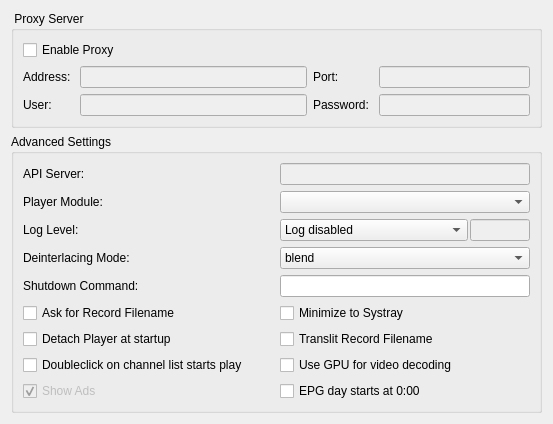
     <widget class="QWidget" name="tabAdvanced">
      <property name="enabled">
       <bool>true</bool>
      </property>
      <attribute name="title">
       <string>&amp;Advanced</string>
      </attribute>
      <layout class="QVBoxLayout" name="verticalLayout_3">
       <item>
        <widget class="QGroupBox" name="groupProxy">
         <property name="title">
          <string> Proxy Server </string>
         </property>
         <layout class="QGridLayout" name="gridLayout_3" columnstretch="0,60,0,40">
          <item row="0" column="0" colspan="2">
           <widget class="QCheckBox" name="useProxy">
            <property name="text">
             <string>Enable Proxy</string>
            </property>
           </widget>
          </item>
          <item row="1" column="0">
           <widget class="QLabel" name="label_5">
            <property name="minimumSize">
             <size>
              <width>0</width>
              <height>0</height>
             </size>
            </property>
            <property name="text">
             <string>Address: </string>
            </property>
           </widget>
          </item>
          <item row="1" column="1">
           <widget class="QLineEdit" name="lineProxyHost">
            <property name="enabled">
             <bool>false</bool>
            </property>
           </widget>
          </item>
          <item row="1" column="2">
           <widget class="QLabel" name="label_6">
            <property name="text">
             <string>Port:</string>
            </property>
           </widget>
          </item>
          <item row="1" column="3">
           <widget class="QLineEdit" name="lineProxyPort">
            <property name="enabled">
             <bool>false</bool>
            </property>
            <property name="minimumSize">
             <size>
              <width>0</width>
              <height>0</height>
             </size>
            </property>
           </widget>
          </item>
          <item row="2" column="0">
           <widget class="QLabel" name="label_8">
            <property name="minimumSize">
             <size>
              <width>0</width>
              <height>0</height>
             </size>
            </property>
            <property name="text">
             <string>User: </string>
            </property>
           </widget>
          </item>
          <item row="2" column="1">
           <widget class="QLineEdit" name="lineProxyUser">
            <property name="enabled">
             <bool>false</bool>
            </property>
           </widget>
          </item>
          <item row="2" column="2">
           <widget class="QLabel" name="label_7">
            <property name="text">
             <string>Password: </string>
            </property>
           </widget>
          </item>
          <item row="2" column="3">
           <widget class="QLineEdit" name="lineProxyPassword">
            <property name="enabled">
             <bool>false</bool>
            </property>
            <property name="echoMode">
             <enum>QLineEdit::Password</enum>
            </property>
           </widget>
          </item>
         </layout>
        </widget>
       </item>
       <item>
        <widget class="QGroupBox" name="groupAdvanced">
         <property name="title">
          <string>Advanced Settings</string>
         </property>
         <layout class="QGridLayout" name="gridLayout" columnstretch="5,5">
          <item row="0" column="0">
           <widget class="QLabel" name="lanApiServer">
            <property name="text">
             <string>API Server: </string>
            </property>
           </widget>
          </item>
          <item row="0" column="1">
           <widget class="QLineEdit" name="lineApiServer">
            <property name="enabled">
             <bool>false</bool>
            </property>
           </widget>
          </item>
          <item row="1" column="0">
           <widget class="QLabel" name="label_15">
            <property name="text">
             <string>Player Module:</string>
            </property>
           </widget>
          </item>
          <item row="1" column="1">
           <widget class="QComboBox" name="cbxPlayerMod"/>
          </item>
          <item row="2" column="0">
           <widget class="QLabel" name="label_11">
            <property name="text">
             <string>Log Level:</string>
            </property>
           </widget>
          </item>
          <item row="2" column="1">
           <layout class="QHBoxLayout" name="horizontalLayout_4" stretch="5,1">
            <property name="spacing">
             <number>2</number>
            </property>
            <item>
             <widget class="QComboBox" name="cbxLogLevel">
              <item>
               <property name="text">
                <string>Log disabled</string>
               </property>
              </item>
              <item>
               <property name="text">
                <string>Log Errors only</string>
               </property>
              </item>
              <item>
               <property name="text">
                <string>Log Errors and Warnings</string>
               </property>
              </item>
              <item>
               <property name="text">
                <string>Log everything</string>
               </property>
              </item>
             </widget>
            </item>
            <item>
             <widget class="QLineEdit" name="lineVlcVerbose">
              <property name="enabled">
               <bool>false</bool>
              </property>
              <property name="minimumSize">
               <size>
                <width>60</width>
                <height>0</height>
               </size>
              </property>
             </widget>
            </item>
           </layout>
          </item>
          <item row="3" column="0">
           <widget class="QLabel" name="label_9">
            <property name="text">
             <string>Deinterlacing Mode: </string>
            </property>
           </widget>
          </item>
          <item row="3" column="1">
           <widget class="QComboBox" name="cbxDeintlMode">
            <item>
             <property name="text">
              <string>blend</string>
             </property>
            </item>
            <item>
             <property name="text">
              <string>bob</string>
             </property>
            </item>
            <item>
             <property name="text">
              <string>discard</string>
             </property>
            </item>
            <item>
             <property name="text">
              <string>linear</string>
             </property>
            </item>
            <item>
             <property name="text">
              <string>mean</string>
             </property>
            </item>
            <item>
             <property name="text">
              <string>x</string>
             </property>
            </item>
            <item>
             <property name="text">
              <string>yadif</string>
             </property>
            </item>
            <item>
             <property name="text">
              <string>yadif2x</string>
             </property>
            </item>
           </widget>
          </item>
          <item row="4" column="0">
           <widget class="QLabel" name="label_13">
            <property name="text">
             <string>Shutdown Command:</string>
            </property>
           </widget>
          </item>
          <item row="4" column="1">
           <widget class="QLineEdit" name="lineShutdown"/>
          </item>
          <item row="5" column="0">
           <widget class="QCheckBox" name="checkAskForName">
            <property name="text">
             <string>Ask for Record Filename</string>
            </property>
           </widget>
          </item>
          <item row="5" column="1">
           <widget class="QCheckBox" name="checkHideToSystray">
            <property name="text">
             <string>Minimize to Systray</string>
            </property>
           </widget>
          </item>
          <item row="6" column="0">
           <widget class="QCheckBox" name="checkDetach">
            <property name="text">
             <string>Detach Player at startup</string>
            </property>
           </widget>
          </item>
          <item row="6" column="1">
           <widget class="QCheckBox" name="checkTranslit">
            <property name="text">
             <string>Translit Record Filename</string>
            </property>
           </widget>
          </item>
          <item row="7" column="0">
           <widget class="QCheckBox" name="check2ClicksToPlay">
            <property name="text">
             <string>Doubleclick on channel list starts play</string>
            </property>
           </widget>
          </item>
          <item row="7" column="1">
           <widget class="QCheckBox" name="checkGPUAcc">
            <property name="text">
             <string>Use GPU for video decoding</string>
            </property>
           </widget>
          </item>
          <item row="8" column="0">
           <widget class="QCheckBox" name="checkAds">
            <property name="enabled">
             <bool>false</bool>
            </property>
            <property name="text">
             <string>Show Ads</string>
            </property>
            <property name="checked">
             <bool>true</bool>
            </property>
           </widget>
          </item>
          <item row="8" column="1">
           <widget class="QCheckBox" name="checkExtEPG">
            <property name="text">
             <string>EPG day starts at 0:00</string>
            </property>
           </widget>
          </item>
         </layout>
        </widget>
       </item>
      </layout>
     </widget>
